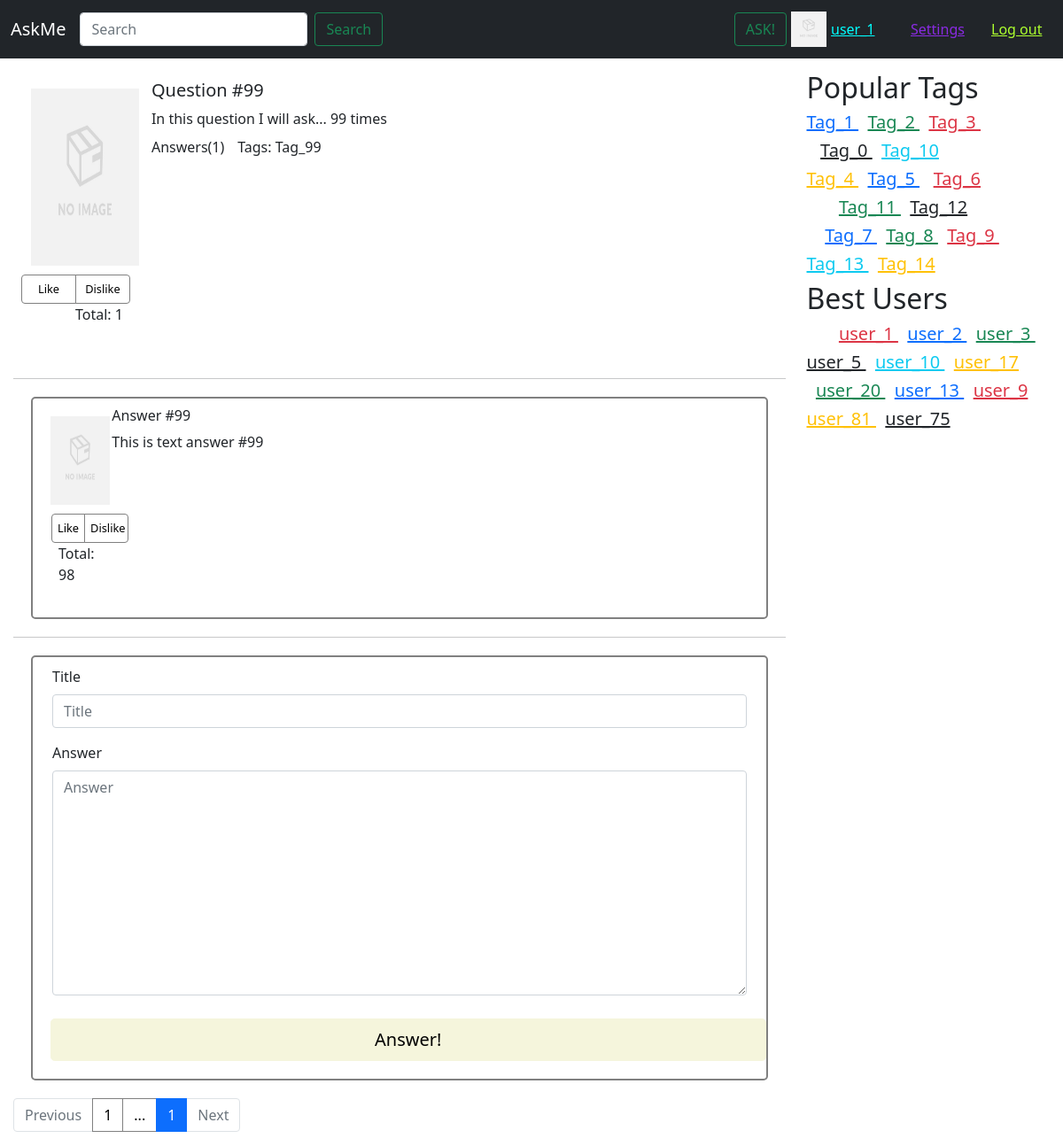
The page /question/?id=100 (signed in) on the database its author committed.
### app/models.py (models this page shows)
class Profile(models.Model):
    user = models.OneToOneField(User, on_delete=CASCADE)
    avatar = models.ImageField(upload_to='avatars/', default='avatar.jpg')

class Question(models.Model):
    question_id = models.IntegerField(default=0)
    title = models.CharField(max_length=100)
    text = models.CharField(max_length=500)
    author = models.ForeignKey(Profile, on_delete=CASCADE, related_name="questions")
    date = models.DateTimeField(default=datetime.now, blank=True, null=True)
    carma = models.IntegerField(default=0)
    is_closed = models.IntegerField(default=0)
    answers_number = models.IntegerField(default=0)
    objects = QuestionManager()

class Tag(models.Model):
    name = models.CharField(max_length=20)
    carma = models.IntegerField(default=0)
    questions = models.ManyToManyField(Question, related_name="tags")

class Answer(models.Model):
    title = models.CharField(max_length=100)
    text = models.CharField(max_length=600)
    author = models.ForeignKey(Profile, on_delete=CASCADE, related_name="created_answers")
    related_question = models.ForeignKey(
        Question, on_delete=CASCADE, related_name="answers"
    )
    carma = models.IntegerField(default=0)
    is_correct = models.IntegerField(default=0)

### app/views.py (the view, shortened to what this page needs)
# urls.py: path('question/', views.question, name="question"),
def question(request):
    global q_id
    if request.method == 'GET':
        question_id=request.GET.get('id')
        q_id = question_id
        question = Question.objects.get(id=question_id)
        answers=question.answers.all()
        form = AnswerForm()
        content = paginate(answers, request,5)
        context = {
            'question': question,
            'contents':content,
            'answers': content,
            'next': 'question',
            'id': question_id,
            'form': form
        }
        print("OOOOOO")
        print(question.answers.all())
        return render(request, "question.html", context=context)

### app/forms.py
class AnswerForm(forms.Form):
    title = forms.CharField(widget=forms.TextInput(attrs={'class': 'form-control'}))
    answer = forms.CharField(widget=forms.Textarea(attrs={'class': 'form-control'}))
    question_id = 0

### app/views.py (called while the page is built)
def paginate(objects_list, request, per_page=10):
    paginator = Paginator(objects_list, per_page)
    page_number=request.GET.get('page')
    content=paginator.get_page(page_number)
    return content

### templates/question.html (shortened to what this page needs)
{% extends "incl/base.html" %}
{% load static %}
{% load bootstrap4 %}
{% block content %}
      <div class="col-9">
            <div class="row question-answer">
              <div class="col-2">
                <div class="row">
                  <img class="question-big-avatar" src="{{ question.author.avatar.url }}" alt="">
                </div>
                <div class="row">
                  <div class="btn-group" role="group" aria-label="Basic radio toggle button group">
                    <label class="btn btn-outline-primary question-button" for="btnradio3">Like</label>
                    <label class="btn btn-outline-primary question-button" for="btnradio4">Dislike</label>
                  </div>
                </div>
                <div class="row" style="padding-left: 60px;">
                  <h7>
                      Total: {{ question.carma}}
                  </h7>
              </div>
              </div>
              <div class="col-8">
                <div class="row">
                        <h5 id="question-title-{{ question.question_id }}">{{ question.title }}</h5>
                    </div>
                    <div class="row">
                        <h7>
                          {{ question.text }}
                        </h7>
                    </div>
                    <div class="row">
                    </div>
                    <div class="row">
                          <div class="col-2">
                            <h8>
                                Answers({{ question.answers_number }})
                            </h8>
                        </div>
                        <div class="col-10">
                            <h8>
                                Tags:
                                {% for tag in question.tags.all %}
                                    {{ tag.name }}
                                {% endfor %}
                            </h8>
                        </div>
                    </div>
              </div>
            </div>
            <hr/>
            {% for answer in answers %}
                {% include "incl/single_answer.html" %}
            {% endfor %}
        <hr/>
        <form action='/question/' method='post' class="row new-question">
          {% bootstrap_form form %}
          {% buttons %}
          <button type="submit" class="btn btn-primary btn-lg send-question-button">Answer!</button>
          {% endbuttons %}
        </form>
        {% include "incl/pagination.html" %}
    </div>
{% endblock content %}

### templates/incl/base.html (shortened to what this page needs)
{% load static %}
<!doctype html>
<html lang="en" class="h-100">
<head>
  <link href="{% static "css/bootstrap.min.css" %}" rel="stylesheet">
  <link href="{% static "css/my.css" %}" rel="stylesheet">
</head>
<body class="d-flex flex-column h-100">
  <header>
    <nav class="navbar navbar-expand-md navbar-dark fixed-top bg-dark">
      <div class="container-fluid">
        <a class="navbar-brand" href="{% url "index" %}">AskMe</a>
        <div class="collapse navbar-collapse" id="navbarCollapse">
          <form class="d-flex">
            <input class="form-control me-2" type="search" placeholder="Search" aria-label="Search">
            <button class="btn btn-outline-success" type="submit">Search</button>
          </form>
        </div>
        <form action="{% url "ask" %}">
          <button class="btn btn-outline-success" type="submit">ASK!</button>
        </form>
        {% if request.user.is_authenticated %}
        <div class="user-info">
          <img class="user-avatar" src="{{ request.user.profile.avatar.url }}" alt="">
        </div>
        <a href="{% url "profile" %}?id={{ request.user.id }}" class="user-info navbar-user-text">
          {{ request.user.username }}
        </a>
        <a href="{% url "edit" %}" class="user-info navbar-settings-text">
          Settings
        </a>
        <a href="{% url "logout" %}?next={{ next }}&id={{ id }}" class="user-info navbar-login-text">
          Log out
        </a>
        {% else %}
        <a href="{% url "login" %}?next={{ next }}&id={{ id }}" class="user-info navbar-login-text">
          Log in
        </a>
        {% endif %}
      </div>
    </nav>
  </header>
  <main class="flex-shrink-0">
    <div class="container">
      <div class="row main-page">
        {% block content %}
        {% endblock content %}
        <div class="col-3">
          <h2>Popular Tags</h2>
          <div class="row">
            <h5>
              <a href="{% url "tag" %}?id=2" class="link-primary">
                Tag_1
              </a>
              <a href="{% url "tag" %}?id=3" class="link-success">
                Tag_2
              </a>
              <a href="{% url "tag" %}?id=4" class="link-danger">
                Tag_3
              </a>
            </h5>
            <h5>
              <a href="{% url "tag" %}?id=1" class="link-dark">
                Tag_0
              </a>
              <a href="{% url "tag" %}?id=11" class="link-info">
                Tag_10
              </a>
            </h5>
            <h5>
              <a href="{% url "tag" %}?id=5" class="link-warning">
                Tag_4
              </a>
              <a href="{% url "tag" %}?id=6" class="link-primary">
                Tag_5
              </a>
              <a href="{% url "tag" %}?id=7" class="link-danger">
                Tag_6
              </a>
            </h5>
            <h5>
              <a href="{% url "tag" %}?id=12" class="link-success">
                Tag_11
              </a>
              <a href="{% url "tag" %}?id=13" class="link-dark">
                Tag_12
              </a>
            </h5>
            <h5>
              <a href="{% url "tag" %}?id=8" class="link-primary">
                Tag_7
              </a>
              <a href="{% url "tag" %}?id=9" class="link-success">
                Tag_8
              </a>
              <a href="{% url "tag" %}?id=10" class="link-danger">
                Tag_9
              </a>
            </h5>
            <h5>
              <a href="{% url "tag" %}?id=14" class="link-info">
                Tag_13
              </a>
              <a href="{% url "tag" %}?id=15" class="link-warning">
                Tag_14
              </a>
            </h5>
          </div>
          <h2>Best Users</h2>
          <div class="row">
            <h5>
              <a href="{% url "profile" %}?id=2" class="link-danger">
                user_1
              </a>
              <a href="{% url "profile" %}?id=3" class="link-primary">
                user_2
              </a>
              <a href="{% url "profile" %}?id=4" class="link-success">
                user_3
              </a>
            </h5>
            <h5>
              <a href="{% url "profile" %}?id=6" class="link-dark">
                user_5
              </a>
              <a href="{% url "profile" %}?id=11" class="link-info">
                user_10
              </a>
              <a href="{% url "profile" %}?id=18" class="link-warning">
                user_17
              </a>
            </h5>
            <h5>
              <a href="{% url "profile" %}?id=21" class="link-success">
                user_20
              </a>
              <a href="{% url "profile" %}?id=14" class="link-primary">
                user_13
              </a>
              <a href="{% url "profile" %}?id=10" class="link-danger">
                user_9
              </a>
            </h5>
            <h5>
              <a href="{% url "profile" %}?id=82" class="link-warning">
                user_81
              </a>
              <a href="{% url "profile" %}?id=76" class="link-dark">
                user_75
              </a>
            </h5>
          </div>
        </div>
      </div>
    </div>
  </main>
</body>
</html>

### templates/incl/single_answer.html (shortened to what this page needs)
{% load static %}
<div class="row question">
    <div class="col-1">
        <div class="row">
            <img class="question-avatar" src="{{ answer.author.avatar.url }}" alt="">
        </div>
        <div class="row">
            <div class="btn-group" role="group" aria-label="Basic radio toggle button group">
                <label data-up="yes" data-id="{{ answer.id }}" class="answer-vote-up btn btn-outline-primary question-button" for="btnradio1">Like</label>
                <label data-up="no" data-id="{{ answer.id }}" class="answer-vote-down btn btn-outline-primary question-button" for="btnradio2">Dislike</label>
              </div>
        </div>
        <div class="row" style="padding-left: 7px;">
          <h7 id="answer-rating-{{ answer.id }}">
              Total: {{ answer.carma }}
          </h7>
        </div>
        <div class="row" style="padding-left: 15px;">
          <div class="form-check">
          </div>
        </div>
    </div>
    <div class="col-10">
        <div class="row">
          <h6>
            {{ answer.title }}
          </h6>
            <h7>
                {{ answer.text }}
            </h7>
        </div>
        <div class="row">
        </div>
    </div>
</div>

### templates/incl/pagination.html (shortened to what this page needs)
<nav aria-label="...">
    <ul class="pagination my_pagination">
        {% if contents.has_previous %}
        <li class="page-item enabled my_pagination">
            <a class="page-link my_pagination" href="?page={{ contents.previous_page_number }}">Previous</a>
        </li>
        {% else %}
        <li class="page-item disabled my_pagination">
            <a class="page-link my_pagination">Previous</a>
        </li>
        {% endif %}
    {% if contents.has_next == False or contents.has_next and contents.next_page_number == contents.paginator.num_pages%}
        <li class="page-item my_pagination"><a class="page-link my_pagination" href+="?page=1">
            1
        </a></li>
        <li class="page-item my_pagination"><a class="page-link my_pagination" href="#">...</a></li>
    {% endif %}
    <li class="page-item active my_pagination" aria-current="page">
        <a class="page-link my_pagination" href="#">
            {{ contents.number }}
        </a>
    </li>
    {% if contents.has_next %}
        <li class="page-item my_pagination"><a class="page-link my_pagination" href="?page={{ contents.next_page_number }}">
            {{ contents.next_page_number }}
        </a></li>
        {% if contents.next_page_number != contents.paginator.num_pages %}
            <li class="page-item my_pagination"><a class="page-link my_pagination" href="#">...</a></li>
            <li class="page-item my_pagination"><a class="page-link my_pagination" href="?page={{ contents.paginator.num_pages }}">
                {{ contents.paginator.num_pages }}
            </a></li>
        {% endif %}
        <li class="page-item my_pagination">
            <a class="page-link my_pagination" href="?page={{ contents.next_page_number }}">Next</a>
        </li>
    {% else %}
        <li class="page-item disabled my_pagination">
            <a class="page-link my_pagination" href="#">Next</a>
        </li>
    {% endif %}
    </ul>
</nav>

### static/css/my.css (style rules this page uses)
main > .container { max-width: 1831px; padding: 60px 15px 0; }
.main-page { margin-top: 20px; }
.question { margin: 20px; padding: 10px; border: 2px solid gray; border-radius: 5px; }
.question-answer { margin-bottom: 50px; padding: 10px; }
.new-question { margin: 20px; padding: 10px; border: 2px solid gray; border-radius: 5px; }
.send-question-button { color:black; background-color:beige; border-color:beige; margin: 10px; width: 1030px; }
.question-big-avatar { width: 200px; height: 200px; margin: 10px; }
.question-avatar { width: 100px; height: 100px; margin: 10px; padding: 0px; }
.question-button { width: 50px; font-size: 0.8rem; padding: .375rem 0.375rem; color: black; background-color: 0dfded; border-color: gray; }
.my_pagination { color: black; border-color: gray; }
.user-info { width: 50px; height: 50px; color: white; }
.navbar-user-text { color: aqua; width: 90px; padding-top: 13px; }
.navbar-settings-text { color: blueviolet; width: 90px; padding-top: 13px; }
.navbar-login-text { color: greenyellow; width: 70px; padding-top: 13px; padding-left: 1px; }
.user-avatar { margin: 5px; width: 40px; height: 40px; }

### rows shown on the page
Question: author.avatar (placeholder picture), carma "1", title "Question #99", text "In this question I will ask... 99 times", answers_number "1"
Tag: name "Tag_99"
Answer: author.avatar (placeholder picture), carma "98", title "Answer #99", text "This is text answer #99"

### other values the page prints
{{ request.user.username }} "user_1"
{{ contents.number }} "1"
